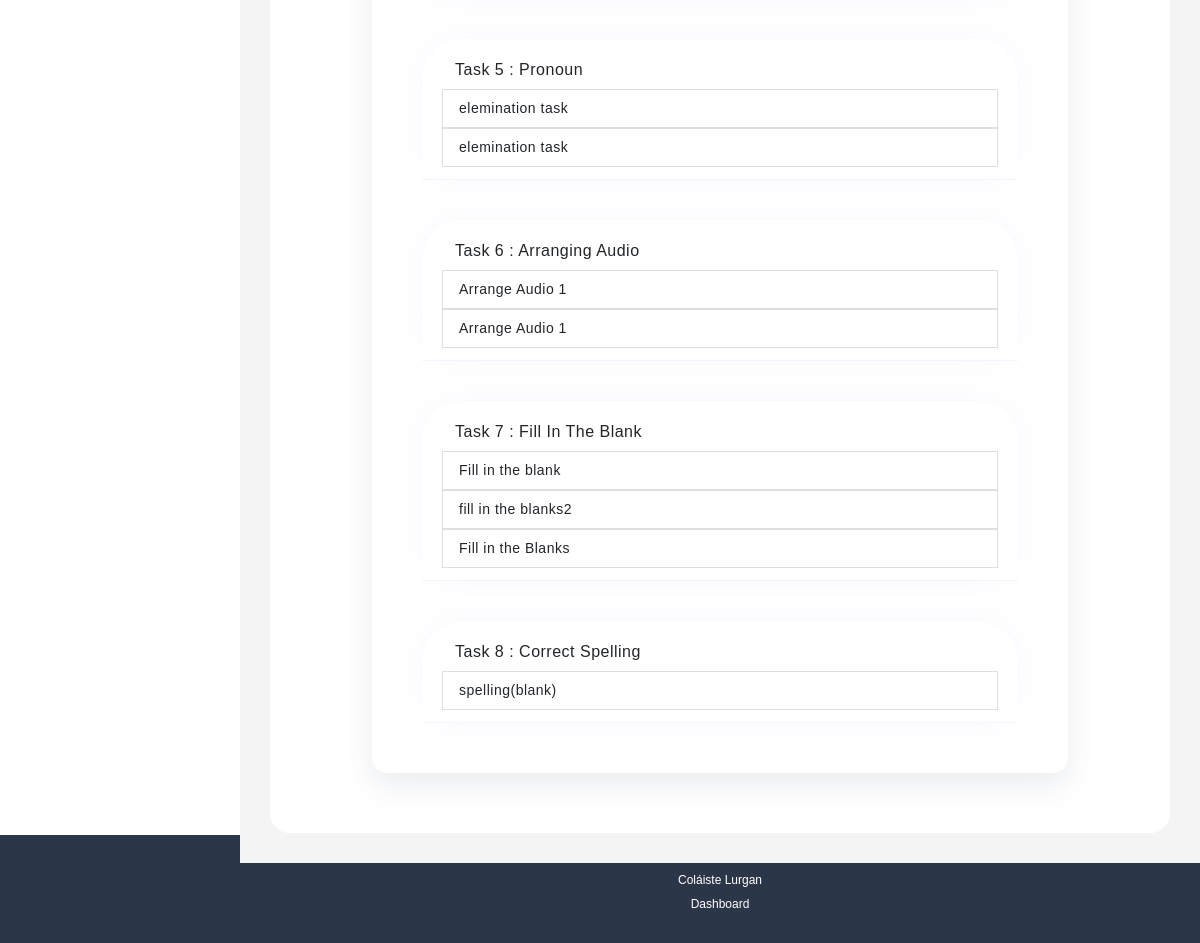
The page /red (signed in, lower part) on the database as committed earlier.
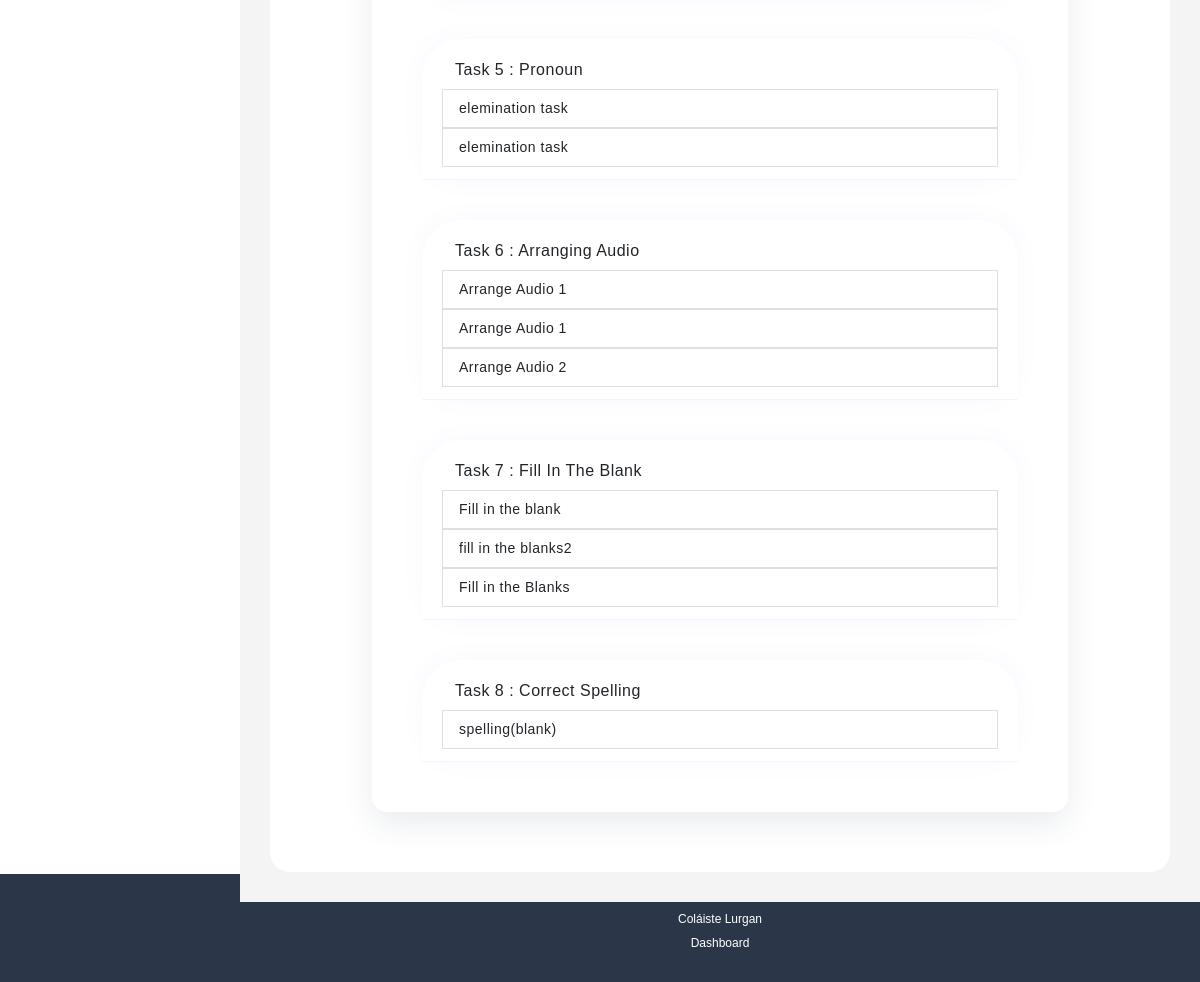
The same page on the database as committed later.
### project/models.py (models this page shows, shortened)
class T5(models.Model):
    task_name               = models.CharField(max_length=255,default='',null=True)
    sound1                   = models.FileField(null=True, upload_to=path_define,
                                validators=[ FileExtensionValidator(allowed_extensions=['mp3', 'wav']),
                                ])
    sound2                   = models.FileField(null=True, upload_to=path_define,
                                validators=[ FileExtensionValidator(allowed_extensions=['mp3', 'wav']),
                                ])
    sound3                   = models.FileField(null=True, upload_to=path_define,
                                validators=[ FileExtensionValidator(allowed_extensions=['mp3', 'wav']),
                                ])
    sound4                   = models.FileField(null=True, upload_to=path_define,
                                validators=[ FileExtensionValidator(allowed_extensions=['mp3', 'wav']),
                                ])
    sound5                   = models.FileField(null=True,blank=True, upload_to=path_define,
                                validators=[ FileExtensionValidator(allowed_extensions=['mp3', 'wav']),
                                ])
    sound6                   = models.FileField(null=True,blank=True, upload_to=path_define,
                                validators=[ FileExtensionValidator(allowed_extensions=['mp3', 'wav']),
                                ])
    image1                   = models.ImageField(null=True, upload_to=path_define,
                                validators=[ FileExtensionValidator(allowed_extensions=['jpg', 'jpeg', 'png']),
                                ])
    image2                   = models.ImageField(null=True, upload_to=path_define,
                                validators=[ FileExtensionValidator(allowed_extensions=['jpg', 'jpeg', 'png']),
                                ])
    image3                   = models.ImageField(null=True, upload_to=path_define,
                                validators=[ FileExtensionValidator(allowed_extensions=['jpg', 'jpeg', 'png']),
                                ])
    image4                   = models.ImageField(null=True, upload_to=path_define,
                                validators=[ FileExtensionValidator(allowed_extensions=['jpg', 'jpeg', 'png']),
                                ])
    image5                   = models.ImageField(null=True,blank=True, upload_to=path_define,
                                validators=[ FileExtensionValidator(allowed_extensions=['jpg', 'jpeg', 'png']),
                                ])
    image6                   = models.ImageField(null=True, blank=True, upload_to=path_define,
                                validators=[ FileExtensionValidator(allowed_extensions=['jpg', 'jpeg', 'png']),
                                ])
    number_of_life           = models.IntegerField(null=True,validators=[MinValueValidator(1, message="Minimum value should be 1.")])
    total_pairs             = models.IntegerField(null=True,validators=[MinValueValidator(1, message="Minimum value should be 1.")])
    answer                  = models.CharField(max_length=255,default='')
    lesson                  = models.ForeignKey(Lesson,on_delete=models.CASCADE)
    updated=models.DateTimeField(auto_now=True)
    created = models.DateTimeField(auto_now_add=True)

class T6(models.Model):
    task_name               = models.CharField(max_length=255,default='',null=True)
    audio1                   = models.FileField(null=True, upload_to=path_define,
                                validators=[ FileExtensionValidator(allowed_extensions=['mp3', 'wav']),
                                ])
    audio2                   = models.FileField(null=True, upload_to=path_define,
                                validators=[ FileExtensionValidator(allowed_extensions=['mp3', 'wav']),
                                ])
    audio3                   = models.FileField(null=True, upload_to=path_define,
                                validators=[ FileExtensionValidator(allowed_extensions=['mp3', 'wav']),
                                ])
    audio4                   = models.FileField(null=True, upload_to=path_define,
                                validators=[ FileExtensionValidator(allowed_extensions=['mp3', 'wav']),
                                ])
    audio5                   = models.FileField(null=True,blank=True, upload_to=path_define,
                                validators=[ FileExtensionValidator(allowed_extensions=['mp3', 'wav']),
                                ])
    audio6                   = models.FileField(null=True,blank=True, upload_to=path_define,
                                validators=[ FileExtensionValidator(allowed_extensions=['mp3', 'wav']),
                                ])
    answer                  = models.CharField(max_length=20,default='')
    lesson                  = models.ForeignKey(Lesson,on_delete=models.CASCADE)
    updated=models.DateTimeField(auto_now=True)
    created = models.DateTimeField(auto_now_add=True)

class T7(models.Model):
    task_name               = models.CharField(max_length=255,default='',null=True)
    text_blank              = models.TextField(default='')
    option1                 = models.CharField(max_length=255,default='',null=True)
    option2                 = models.CharField(max_length=255,default='',null=True)
    option3                 = models.CharField(max_length=255,default='',null=True)
    option4                 = models.CharField(max_length=255,default='',null=True)
    blanks_count            = models.IntegerField(null=True,validators=[MinValueValidator(1, message="Minimum value should be 1.")])
    answer                  = models.CharField(max_length=255,default='')
    lesson                  = models.ForeignKey(Lesson,on_delete=models.CASCADE)
    updated=models.DateTimeField(auto_now=True)
    created = models.DateTimeField(auto_now_add=True)

class T8(models.Model):
    task_name               = models.CharField(max_length=255,default='',null=True)
    image                   = models.ImageField(null=True, upload_to=path_define,
                                validators=[ FileExtensionValidator(allowed_extensions=['jpg', 'jpeg', 'png']),
                                ])
    answer                  = models.CharField(max_length=20,default='')
    lesson                  = models.ForeignKey(Lesson,on_delete=models.CASCADE)
    updated=models.DateTimeField(auto_now=True)
    created = models.DateTimeField(auto_now_add=True)

### project/views.py (the view)
# urls.py: path('red', views.red, name='red'),
@login_required(login_url='login')
def red(request):
    user_role = request.user.role
    if user_role == 'teacher' or user_role == 'admin':
        t1 = T1.objects.all()
        t2 = T2.objects.all()
        t3 = T3.objects.all()
        t4 = T4.objects.all()
        t5 = T5.objects.all()
        t6 = T6.objects.all()
        t7 = T7.objects.all()
        t8 = T8.objects.all()
    context = {'t1':t1,'t2':t2,'t3':t3,'t4':t4,'t5':t5,'t6':t6,'t7':t7,'t8':t8}
    return render(request,'project/red.html',context)

### project/templates/project/red.html (shortened to what the changed rows need)
{% extends 'base.html' %}
{% load static %}
{% block content %}
    <section class="main_content dashboard_part large_header_bg">
        <div class="main_content_iner ">
            <div class="container-fluid p-0">
                <div class="row justify-content-center">
                    <div class="col-lg-12">
                        <div class="white_box">
                            <div class="row justify-content-center">
                                <div class="col-lg-10">
                                    <div class="card_box box_shadow position-relative mb_30">
                                    <div class="box_body">
                                    <div class="default-according" id="accordion">
                                        <div class="card">
                                            <div class="card-header" id="headingOne">
                                                <ul class="list-group list-group-flush">
                                                    {% for t in t5 %}
                                                        <a href="{% url 'task5_update' t.id %}"><li class="list-group-item">{{t.task_name}}</li></a>
                                                    {% endfor %}
                                                  </ul>
                                            </div>
                                        </div>
                                        <div class="card">
                                            <div class="card-header" id="headingOne">
                                                <ul class="list-group list-group-flush">
                                                    {% for t in t6 %}
                                                        <a href="{% url 'task6_update' t.id %}"><li class="list-group-item">{{t.task_name}}</li></a>
                                                    {% endfor %}
                                                  </ul>
                                            </div>
                                        </div>
                                        <div class="card">
                                            <div class="card-header" id="headingOne">
                                                <ul class="list-group list-group-flush">
                                                    {% for t in t7 %}
                                                        <a href="{% url 'task7_update' t.id %}"><li class="list-group-item">{{t.task_name}}</li></a>
                                                    {% endfor %}
                                                  </ul>
                                            </div>
                                        </div>
                                        <div class="card">
                                            <div class="card-header" id="headingOne">
                                                <ul class="list-group list-group-flush">
                                                    {% for t in t8 %}
                                                        <a href="{% url 'task8_update' t.id %}"><li class="list-group-item">{{t.task_name}}</li></a>
                                                    {% endfor %}
                                                  </ul>
                                            </div>
                                        </div>
                                    </div>
                                    </div>
                                    </div>
                                    </div>
                            </div>
                        </div>
                    </div>
                </div>
            </div>
        </div>
        {% endblock %}

Rows that differ between the two databases and show on the page:
added T6: task_name "Arrange Audio 2"
